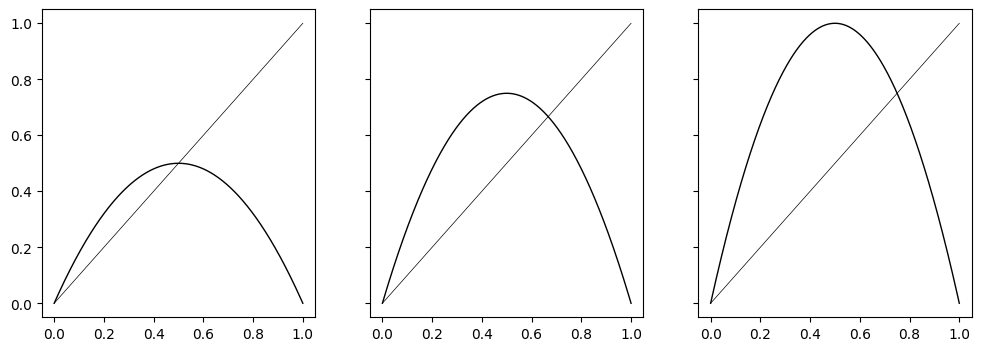

This figure's Python source:
import numpy as np
from matplotlib import pyplot as plt

def h(x, mu, n=1):
    y = x
    for k in range(n):
        y = mu*y*(1 - y)
    return y


figure, axes = plt.subplots(nrows=1, ncols=3, figsize=(12,4), sharey=True)

for k in range(3):
    x = np.linspace(start=0, stop=1, num=10000)
    y = h(x, mu=k+2)
    
    axes[k].plot(x, x, color='black', linewidth=0.5)
    axes[k].plot(x, y, color='black', linewidth=1)
    


figure.savefig(fname='h_2,3,4,5.png', bbox_inches='tight')
